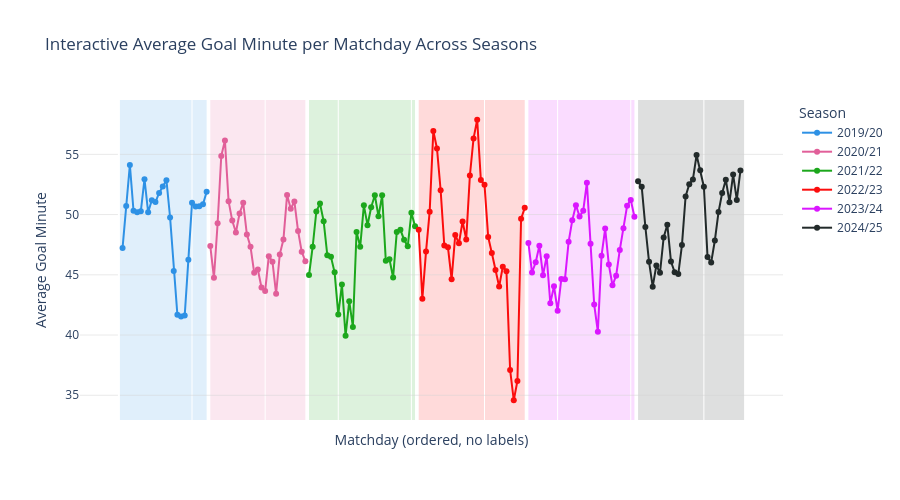

The notebook cell this image was saved under:
### Code cell
# --- PREPARE DATA ---
matchday_trend = (
    df.groupby(['season', 'match_day'])['goal_minute_num']
      .mean().round(2)
      .reset_index(name='avg_goal_min')
)

# Sort by season then match_day
matchday_trend = matchday_trend.sort_values(by=['season', 'match_day'])

# Numeric x-axis index
matchday_trend['x'] = range(len(matchday_trend))

# Smooth line
matchday_trend['smooth_avg'] = (
    matchday_trend['avg_goal_min'].rolling(window=3, center=True).mean()
)

# Colors for seasons
season_list = matchday_trend['season'].unique()
palette = px.colors.qualitative.Dark24
season_colors = {season: palette[i] for i, season in enumerate(season_list)}

# --- BUILD FIGURE ---
fig = go.Figure()

for season in season_list:
    subset = matchday_trend[matchday_trend['season'] == season]

    # Background shading (simulated with rectangle shapes)
    fig.add_shape(
        type="rect",
        x0=subset['x'].min(), x1=subset['x'].max(),
        y0=0, y1=1,
        xref="x", yref="paper",
        fillcolor=season_colors[season],
        opacity=0.15,
        layer="below",
        line_width=0,
    )

    # Trend line
    fig.add_trace(go.Scatter(
        x=subset['x'],
        y=subset['smooth_avg'],
        mode='lines+markers',
        name=str(season),
        line=dict(width=2, color=season_colors[season]),
        hovertemplate=
            "<b>Season:</b> %{customdata[0]}<br>" +
            "<b>Matchday:</b> %{customdata[1]}<br>" +
            "<b>Avg Goal Minute:</b> %{customdata[2]}<br>" +
            "<b>Smoothed:</b> %{y}<extra></extra>",
        customdata=subset[['season', 'match_day', 'avg_goal_min']].values
    ))

# --- LAYOUT ---
fig.update_layout(
    title="Interactive Average Goal Minute per Matchday Across Seasons",
    xaxis_title="Matchday (ordered, no labels)",
    yaxis_title="Average Goal Minute",
    xaxis=dict(showticklabels=False),
    plot_bgcolor="white",
    legend_title="Season",
    height=500,
)

fig.update_yaxes(showgrid=True, gridwidth=0.5, gridcolor="lightgray")

fig.show()

### Figure 1 — Plotly figure (JSON) as saved in the notebook; plotly's stock layout.template omitted (floating-point values rounded to 4 significant figures)
{"data": [{"customdata": [["2019/20", 1, 43.12], ["2019/20", 2, 44.44], ["2019/20", 3, 54.14], ["2019/20", 4, 53.56], ["2019/20", 5, 54.67], ["2019/20", 6, 42.73], ["2019/20", 7, 53.18], ["2019/20", 8, 54.94], ["2019/20", 9, 50.71], ["2019/20", 10, 44.92], ["2019/20", 11, 57.95], ["2019/20", 12, 50.24], ["2019/20", 13, 47.21], ["2019/20", 14, 59.55], ["2019/20", 15, 51.8], ["2019/20", 16, 37.92], ["2019/20", 17, 46.23], ["2019/20", 18, 40.91], ["2019/20", 19, 37.5], ["2019/20", 20, 46.47], ["2019/20", 21, 54.76], ["2019/20", 22, 51.71], ["2019/20", 23, 45.53], ["2019/20", 24, 54.82], ["2019/20", 25, 52.21]], "hovertemplate": "<b>Season:</b> %{customdata[0]}<br><b>Matchday:</b> %{customdata[1]}<br><b>Avg Goal Minute:</b> %{customdata[2]}<br><b>Smoothed:</b> %{y}<extra></extra>", "line": {"color": "#2E91E5", "width": 2}, "mode": "lines+markers", "name": "2019/20", "type": "scatter", "x": [0, 1, 2, 3, 4, 5, 6, 7, 8, 9, 10, 11, 12, 13, 14, 15, 16, 17, 18, 19, 20, 21, 22, 23, 24], "y": [NaN, 47.23, 50.71, 54.12, 50.32, 50.19, 50.28, 52.94, 50.19, 51.19, 51.04, 51.8, 52.33, 52.85, 49.76, 45.32, 41.69, 41.55, 41.63, 46.24, 50.98, 50.67, 50.69, 50.85, 51.89]}, {"customdata": [["2020/21", 1, 48.65], ["2020/21", 2, 41.29], ["2020/21", 3, 44.32], ["2020/21", 4, 62.24], ["2020/21", 5, 58.04], ["2020/21", 6, 48.17], ["2020/21", 7, 47.14], ["2020/21", 8, 53.19], ["2020/21", 9, 45.2], ["2020/21", 10, 51.85], ["2020/21", 11, 55.89], ["2020/21", 12, 37.33], ["2020/21", 13, 48.75], ["2020/21", 14, 49.44], ["2020/21", 15, 38.14], ["2020/21", 16, 44.27], ["2020/21", 17, 48.55], ["2020/21", 18, 46.83], ["2020/21", 19, 42.9], ["2020/21", 20, 40.55], ["2020/21", 21, 56.64], ["2020/21", 22, 46.6], ["2020/21", 23, 51.65], ["2020/21", 24, 53.22], ["2020/21", 25, 48.38], ["2020/21", 26, 44.33], ["2020/21", 27, 48.04]], "hovertemplate": "<b>Season:</b> %{customdata[0]}<br><b>Matchday:</b> %{customdata[1]}<br><b>Avg Goal Minute:</b> %{customdata[2]}<br><b>Smoothed:</b> %{y}<extra></extra>", "line": {"color": "#E15F99", "width": 2}, "mode": "lines+markers", "name": "2020/21", "type": "scatter", "x": [25, 26, 27, 28, 29, 30, 31, 32, 33, 34, 35, 36, 37, 38, 39, 40, 41, 42, 43, 44, 45, 46, 47, 48, 49, 50, 51], "y": [47.38, 44.75, 49.28, 54.87, 56.15, 51.12, 49.5, 48.51, 50.08, 50.98, 48.36, 47.32, 45.17, 45.44, 43.95, 43.65, 46.55, 46.09, 43.43, 46.7, 47.93, 51.63, 50.49, 51.08, 48.64, 46.92, 46.12]}, {"customdata": [["2021/22", 1, 46], ["2021/22", 2, 40.91], ["2021/22", 3, 55.08], ["2021/22", 4, 54.78], ["2021/22", 5, 42.92], ["2021/22", 6, 50.67], ["2021/22", 7, 46.31], ["2021/22", 8, 42.5], ["2021/22", 9, 46.82], ["2021/22", 10, 35.82], ["2021/22", 11, 49.92], ["2021/22", 12, 34.06], ["2021/22", 13, 44.45], ["2021/22", 14, 43.5], ["2021/22", 15, 57.71], ["2021/22", 16, 40.79], ["2021/22", 17, 53.81], ["2021/22", 18, 52.76], ["2021/22", 19, 45.27], ["2021/22", 20, 56.79], ["2021/22", 21, 47.5], ["2021/22", 22, 50.5], ["2021/22", 23, 40.5], ["2021/22", 24, 47.9], ["2021/22", 25, 45.94], ["2021/22", 26, 51.8], ["2021/22", 27, 48.46], ["2021/22", 28, 43.48], ["2021/22", 29, 50.15], ["2021/22", 30, 56.83]], "hovertemplate": "<b>Season:</b> %{customdata[0]}<br><b>Matchday:</b> %{customdata[1]}<br><b>Avg Goal Minute:</b> %{customdata[2]}<br><b>Smoothed:</b> %{y}<extra></extra>", "line": {"color": "#1CA71C", "width": 2}, "mode": "lines+markers", "name": "2021/22", "type": "scatter", "x": [52, 53, 54, 55, 56, 57, 58, 59, 60, 61, 62, 63, 64, 65, 66, 67, 68, 69, 70, 71, 72, 73, 74, 75, 76, 77, 78, 79, 80, 81], "y": [44.98, 47.33, 50.26, 50.93, 49.46, 46.63, 46.49, 45.21, 41.71, 44.19, 39.93, 42.81, 40.67, 48.55, 47.33, 50.77, 49.12, 50.61, 51.61, 49.85, 51.6, 46.17, 46.3, 44.78, 48.55, 48.73, 47.91, 47.36, 50.15, 49.04]}, {"customdata": [["2022/23", 1, 40.14], ["2022/23", 2, 49.23], ["2022/23", 3, 39.67], ["2022/23", 4, 51.88], ["2022/23", 5, 59.17], ["2022/23", 6, 59.76], ["2022/23", 7, 47.55], ["2022/23", 8, 48.76], ["2022/23", 9, 46], ["2022/23", 10, 47.1], ["2022/23", 11, 40.78], ["2022/23", 12, 57.06], ["2022/23", 13, 45], ["2022/23", 14, 46.21], ["2022/23", 15, 52.61], ["2022/23", 16, 60.91], ["2022/23", 17, 55.46], ["2022/23", 18, 57.25], ["2022/23", 19, 45.88], ["2022/23", 20, 54.31], ["2022/23", 21, 44.25], ["2022/23", 22, 41.85], ["2022/23", 23, 50.11], ["2022/23", 24, 40.11], ["2022/23", 25, 46.8], ["2022/23", 26, 49], ["2022/23", 27, 15.5], ["2022/23", 28, 39.26], ["2022/23", 29, 53.82], ["2022/23", 30, 55.86]], "hovertemplate": "<b>Season:</b> %{customdata[0]}<br><b>Matchday:</b> %{customdata[1]}<br><b>Avg Goal Minute:</b> %{customdata[2]}<br><b>Smoothed:</b> %{y}<extra></extra>", "line": {"color": "#FB0D0D", "width": 2}, "mode": "lines+markers", "name": "2022/23", "type": "scatter", "x": [82, 83, 84, 85, 86, 87, 88, 89, 90, 91, 92, 93, 94, 95, 96, 97, 98, 99, 100, 101, 102, 103, 104, 105, 106, 107, 108, 109, 110, 111], "y": [48.73, 43.01, 46.93, 50.24, 56.94, 55.49, 52.02, 47.44, 47.29, 44.63, 48.31, 47.61, 49.42, 47.94, 53.24, 56.33, 57.87, 52.86, 52.48, 48.15, 46.8, 45.4, 44.02, 45.67, 45.3, 37.1, 34.59, 36.19, 49.65, 50.56]}, {"customdata": [["2023/24", 1, 42], ["2023/24", 2, 45.07], ["2023/24", 3, 48.5], ["2023/24", 4, 44.57], ["2023/24", 5, 49.18], ["2023/24", 6, 41.13], ["2023/24", 7, 49.32], ["2023/24", 8, 37.47], ["2023/24", 9, 45.36], ["2023/24", 10, 43.22], ["2023/24", 11, 45.37], ["2023/24", 12, 45.33], ["2023/24", 13, 52.52], ["2023/24", 14, 50.71], ["2023/24", 15, 49.12], ["2023/24", 16, 49.71], ["2023/24", 17, 52.13], ["2023/24", 18, 56.11], ["2023/24", 19, 34.47], ["2023/24", 20, 37], ["2023/24", 21, 49.36], ["2023/24", 22, 53.38], ["2023/24", 23, 43.77], ["2023/24", 24, 40.41], ["2023/24", 25, 48.21], ["2023/24", 26, 46.17], ["2023/24", 27, 46.81], ["2023/24", 28, 53.64], ["2023/24", 29, 51.74], ["2023/24", 30, 48.28]], "hovertemplate": "<b>Season:</b> %{customdata[0]}<br><b>Matchday:</b> %{customdata[1]}<br><b>Avg Goal Minute:</b> %{customdata[2]}<br><b>Smoothed:</b> %{y}<extra></extra>", "line": {"color": "#DA16FF", "width": 2}, "mode": "lines+markers", "name": "2023/24", "type": "scatter", "x": [112, 113, 114, 115, 116, 117, 118, 119, 120, 121, 122, 123, 124, 125, 126, 127, 128, 129, 130, 131, 132, 133, 134, 135, 136, 137, 138, 139, 140, 141], "y": [47.64, 45.19, 46.05, 47.42, 44.96, 46.54, 42.64, 44.05, 42.02, 44.65, 44.64, 47.74, 49.52, 50.78, 49.85, 50.32, 52.65, 47.57, 42.53, 40.28, 46.58, 48.84, 45.85, 44.13, 44.93, 47.06, 48.87, 50.73, 51.22, 49.82]}, {"customdata": [["2024/25", 1, 49.44], ["2024/25", 2, 60.56], ["2024/25", 3, 46.91], ["2024/25", 4, 39.44], ["2024/25", 5, 51.89], ["2024/25", 6, 40.71], ["2024/25", 7, 44.71], ["2024/25", 8, 50.1], ["2024/25", 9, 49.5], ["2024/25", 10, 47.88], ["2024/25", 11, 40.91], ["2024/25", 12, 46.88], ["2024/25", 13, 47.41], ["2024/25", 14, 48.11], ["2024/25", 15, 59], ["2024/25", 16, 50.45], ["2024/25", 17, 49.31], ["2024/25", 18, 65.07], ["2024/25", 19, 46.69], ["2024/25", 20, 45.17], ["2024/25", 21, 47.56], ["2024/25", 22, 45.36], ["2024/25", 23, 50.63], ["2024/25", 24, 54.64], ["2024/25", 25, 50.12], ["2024/25", 26, 53.92], ["2024/25", 27, 49.06], ["2024/25", 28, 57], ["2024/25", 29, 47.59], ["2024/25", 30, 56.39]], "hovertemplate": "<b>Season:</b> %{customdata[0]}<br><b>Matchday:</b> %{customdata[1]}<br><b>Avg Goal Minute:</b> %{customdata[2]}<br><b>Smoothed:</b> %{y}<extra></extra>", "line": {"color": "#222A2A", "width": 2}, "mode": "lines+markers", "name": "2024/25", "type": "scatter", "x": [142, 143, 144, 145, 146, 147, 148, 149, 150, 151, 152, 153, 154, 155, 156, 157, 158, 159, 160, 161, 162, 163, 164, 165, 166, 167, 168, 169, 170, 171], "y": [52.76, 52.3, 48.97, 46.08, 44.01, 45.77, 45.17, 48.1, 49.16, 46.1, 45.22, 45.07, 47.47, 51.51, 52.52, 52.92, 54.94, 53.69, 52.31, 46.47, 46.03, 47.85, 50.21, 51.8, 52.89, 51.03, 53.33, 51.22, 53.66, NaN]}], "layout": {"height": 500, "legend": {"title": {"text": "Season"}}, "plot_bgcolor": "white", "shapes": [{"fillcolor": "#2E91E5", "layer": "below", "line": {"width": 0}, "opacity": 0.15, "type": "rect", "x0": 0, "x1": 24, "xref": "x", "y0": 0, "y1": 1, "yref": "paper"}, {"fillcolor": "#E15F99", "layer": "below", "line": {"width": 0}, "opacity": 0.15, "type": "rect", "x0": 25, "x1": 51, "xref": "x", "y0": 0, "y1": 1, "yref": "paper"}, {"fillcolor": "#1CA71C", "layer": "below", "line": {"width": 0}, "opacity": 0.15, "type": "rect", "x0": 52, "x1": 81, "xref": "x", "y0": 0, "y1": 1, "yref": "paper"}, {"fillcolor": "#FB0D0D", "layer": "below", "line": {"width": 0}, "opacity": 0.15, "type": "rect", "x0": 82, "x1": 111, "xref": "x", "y0": 0, "y1": 1, "yref": "paper"}, {"fillcolor": "#DA16FF", "layer": "below", "line": {"width": 0}, "opacity": 0.15, "type": "rect", "x0": 112, "x1": 141, "xref": "x", "y0": 0, "y1": 1, "yref": "paper"}, {"fillcolor": "#222A2A", "layer": "below", "line": {"width": 0}, "opacity": 0.15, "type": "rect", "x0": 142, "x1": 171, "xref": "x", "y0": 0, "y1": 1, "yref": "paper"}], "title": {"text": "Interactive Average Goal Minute per Matchday Across Seasons"}, "xaxis": {"showticklabels": false, "title": {"text": "Matchday (ordered, no labels)"}}, "yaxis": {"gridcolor": "lightgray", "gridwidth": 0.5, "showgrid": true, "title": {"text": "Average Goal Minute"}}}}
